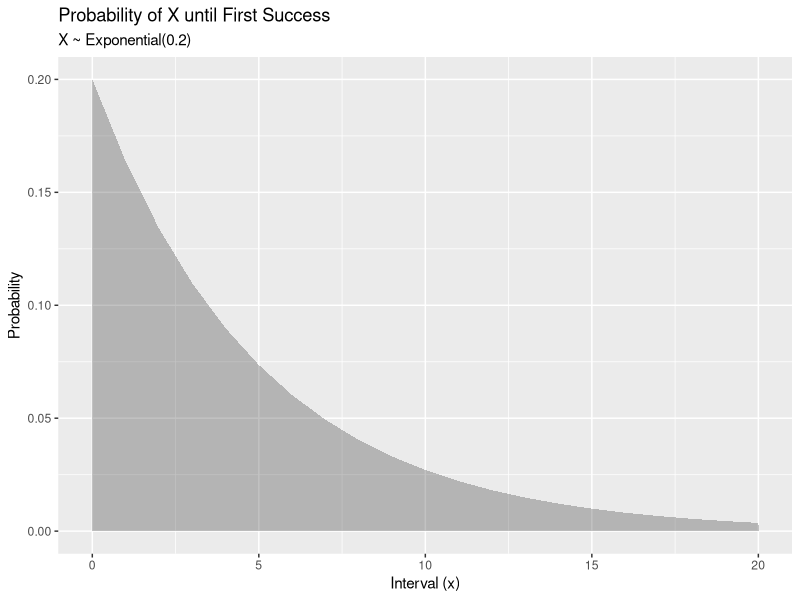
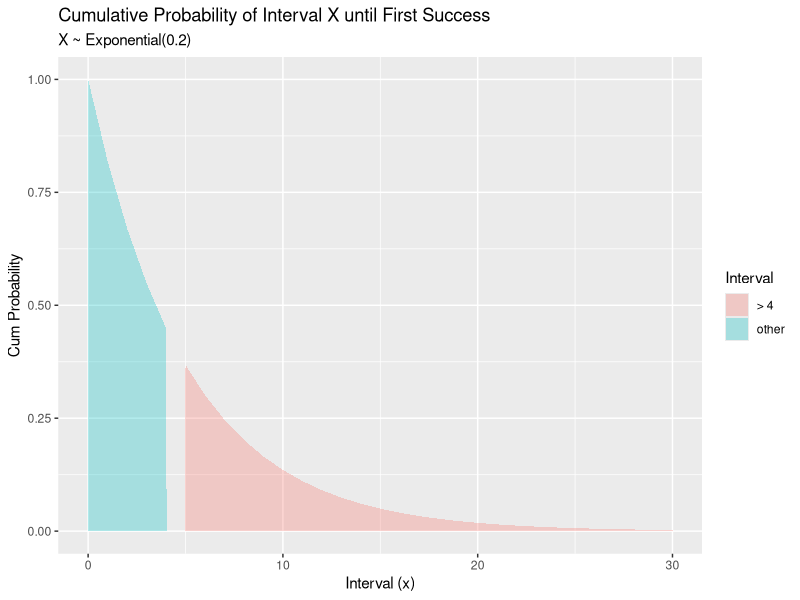
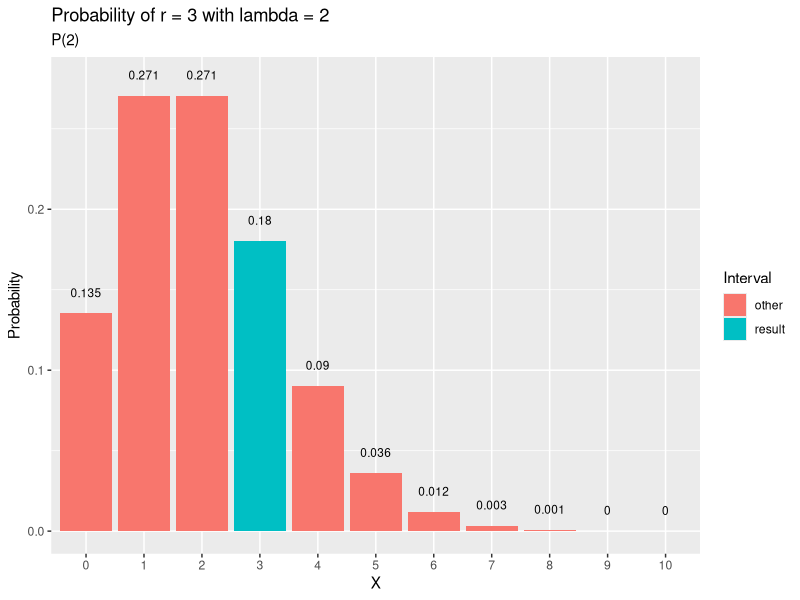
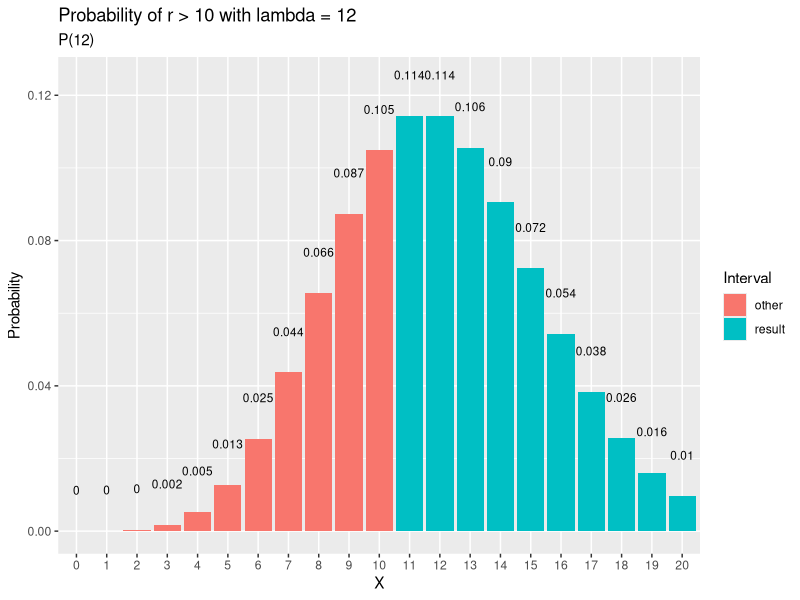

R code for these plots, in order:
ipak <- function(pkg){
  new.pkg <- pkg[!(pkg %in% installed.packages()[, "Package"])]
  if (length(new.pkg)) 
    install.packages(new.pkg, dependencies = TRUE)
  sapply(pkg, require, character.only = TRUE)
}

packages <- c("dplyr", "ggplot2")
ipak(packages)

## tiempo que transcurre entre dos llamadas consecutivas a cierto teléfono sigue una distribución exponencial con una 
## media igual a 5 minutos

# a) graficar

media <- 5
lambda <- 1 / media


data.frame(x = 0:20, prob = dexp(x = 0:20, rate = lambda)) %>%
  ggplot(aes(x = x, y = prob)) +
  geom_area(alpha = 0.3) +
  labs(title = "Probability of X until First Success",
       subtitle = "X ~ Exponential(0.2)",
       x = "Interval (x)",
       y = "Probability") 

# b) probabilidad de que transcurran más de 4 minutos entre dos llamadas consecutivas P(X < 4)

x <-  4
result <- pexp(x, lambda, lower.tail = FALSE) 

data.frame(x = 0:30, prob = pexp(q = 0:30, rate = lambda, lower.tail = FALSE)) %>%
  mutate(Interval = ifelse(x > 4 , "> 4", "other")) %>%
  ggplot(aes(x = x, y = prob, fill = Interval)) +
  geom_area(alpha = 0.3) +
  labs(title = "Cumulative Probability of Interval X until First Success",
       subtitle = "X ~ Exponential(0.2)",
       x = "Interval (x)",
       y = "Cum Probability") 

# c) probabilidad de que en un intervalo de 10 minutos lleguen exactamente 3 llamadas  P(X = 3)

lambda <- (1 / media) * 10
x <- 3

result <- dpois(x, lambda)

data.frame(x = 0:10, prob = dpois(0:10, lambda)) %>%
  mutate(Interval = ifelse(x == 3, "result", "other")) %>%
  ggplot(aes(x = factor(x), y = prob, fill = Interval)) +
  geom_col() +
  geom_text(
    aes(label = round(prob,3), y = prob + 0.01),
    position = position_dodge(0.9),
    size = 3,
    vjust = 0
  ) +
  labs(title = "Probability of r = 3 with lambda = 2",
       subtitle = "P(2)",
       x = "X",
       y = "Probability") 


# d) probabilidad de que en un intervalo de 1 (una) hora lleguen más de 10 llamadas P(X > 10)

lambda <- (1 / media) * 60
x <- 10

result <- ppois(x, lambda, lower.tail = FALSE)

data.frame(x = 0:20, prob = dpois(0:20, lambda)) %>%
  mutate(Interval = ifelse(x > 10, "result", "other")) %>%
  ggplot(aes(x = factor(x), y = prob, fill = Interval)) +
  geom_col() +
  geom_text(
    aes(label = round(prob,3), y = prob + 0.01),
    position = position_dodge(0.9),
    size = 3,
    vjust = 0
  ) +
  labs(title = "Probability of r > 10 with lambda = 12",
       subtitle = "P(12)",
       x = "X",
       y = "Probability") 
